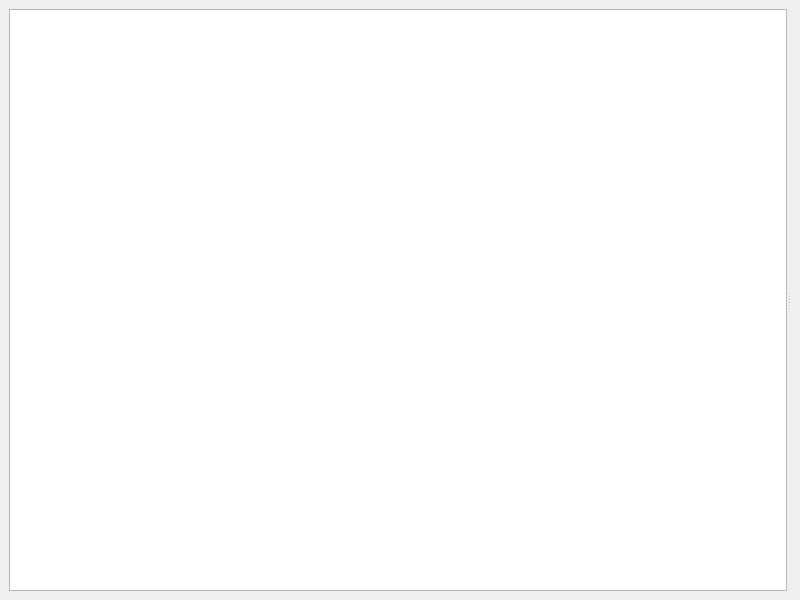
<?xml version="1.0" encoding="UTF-8"?>
<ui version="4.0">
 <class>MainWindow</class>
 <widget class="QMainWindow" name="MainWindow">
  <property name="geometry">
   <rect>
    <x>0</x>
    <y>0</y>
    <width>800</width>
    <height>600</height>
   </rect>
  </property>
  <property name="windowTitle">
   <string>MainWindow</string>
  </property>
  <widget class="QWidget" name="centralwidget">
   <layout class="QHBoxLayout" name="horizontalLayout">
    <item>
     <widget class="QSplitter" name="splitter">
      <property name="sizePolicy">
       <sizepolicy hsizetype="Expanding" vsizetype="Expanding">
        <horstretch>1</horstretch>
        <verstretch>1</verstretch>
       </sizepolicy>
      </property>
      <property name="orientation">
       <enum>Qt::Horizontal</enum>
      </property>
      <widget class="QListWidget" name="listWidget">
       <property name="sizePolicy">
        <sizepolicy hsizetype="Expanding" vsizetype="Expanding">
         <horstretch>1</horstretch>
         <verstretch>0</verstretch>
        </sizepolicy>
       </property>
      </widget>
      <widget class="QStackedWidget" name="stackedWidget">
       <property name="sizePolicy">
        <sizepolicy hsizetype="Preferred" vsizetype="Preferred">
         <horstretch>4</horstretch>
         <verstretch>0</verstretch>
        </sizepolicy>
       </property>
       <widget class="QWidget" name="page"/>
       <widget class="QWidget" name="page_2"/>
      </widget>
     </widget>
    </item>
   </layout>
  </widget>
 </widget>
 <resources/>
 <connections/>
</ui>
